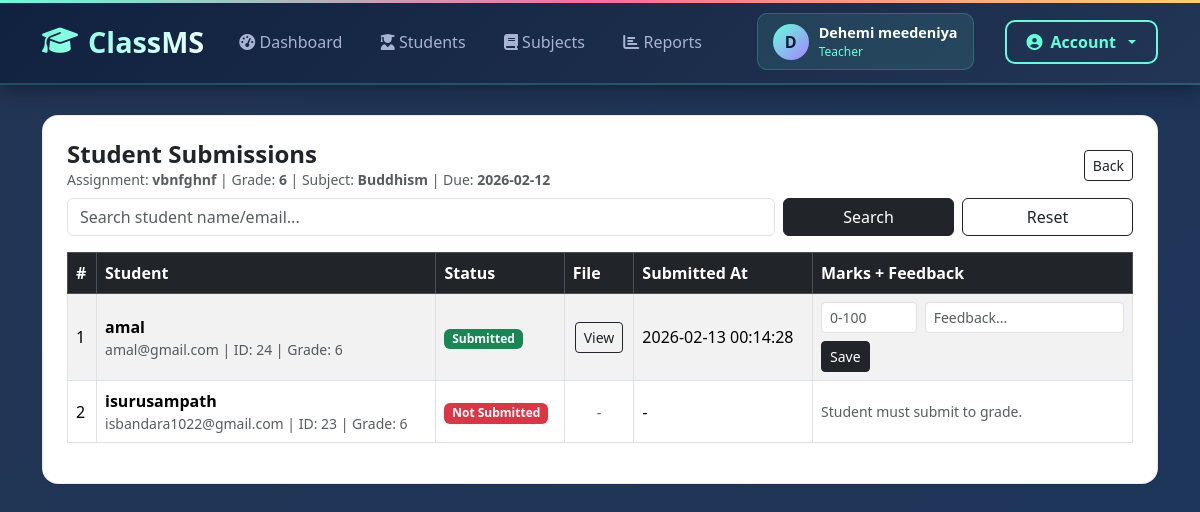
/teacher/submissions.php?assignment_id=5 (signed in), run on the app's committed database.
### tables this page shows
CREATE TABLE `assignments` (
  `id` int(10) UNSIGNED NOT NULL,
  `subject_id` int(10) UNSIGNED NOT NULL,
  `teacher_id` int(10) UNSIGNED NOT NULL,
  `title` varchar(200) NOT NULL,
  `description` text DEFAULT NULL,
  `due_date` date DEFAULT NULL,
  `created_at` timestamp NOT NULL DEFAULT current_timestamp()
);

CREATE TABLE `subjects` (
  `id` int(10) UNSIGNED NOT NULL,
  `name` varchar(120) NOT NULL,
  `grade` varchar(20) NOT NULL,
  `teacher_id` int(10) UNSIGNED NOT NULL,
  `status` enum('pending','approved','rejected') NOT NULL DEFAULT 'approved',
  `created_at` timestamp NOT NULL DEFAULT current_timestamp()
);

CREATE TABLE `users` (
  `id` int(10) UNSIGNED NOT NULL,
  `role` enum('admin','teacher','student') NOT NULL DEFAULT 'student',
  `full_name` varchar(120) NOT NULL,
  `email` varchar(160) NOT NULL,
  `phone` varchar(30) DEFAULT NULL,
  `password_hash` varchar(255) NOT NULL,
  `created_at` timestamp NOT NULL DEFAULT current_timestamp()
);

CREATE TABLE `student_profiles` (
  `user_id` int(10) UNSIGNED NOT NULL,
  `grade` varchar(20) NOT NULL,
  `address` varchar(255) DEFAULT NULL,
  `guardian_name` varchar(120) DEFAULT NULL,
  `guardian_phone` varchar(30) DEFAULT NULL,
  `dob` date DEFAULT NULL
);

CREATE TABLE `submissions` (
  `assignment_id` int(10) UNSIGNED NOT NULL,
  `student_id` int(10) UNSIGNED NOT NULL,
  `file_path` varchar(255) NOT NULL,
  `submitted_at` datetime NOT NULL DEFAULT current_timestamp(),
  `marks` int(11) DEFAULT NULL,
  `feedback` text DEFAULT NULL,
  `seen_by_student` tinyint(1) NOT NULL DEFAULT 0
);

### includes/auth.php (called while the page is built, shortened)
<?php
require_once __DIR__ . "/functions.php";
function current_user(){
  return $_SESSION['user'] ?? null;
}

### includes/functions.php (called while the page is built, shortened)
<?php
function e($s){ return htmlspecialchars($s ?? "", ENT_QUOTES, "UTF-8"); }

### teacher/submissions.php (the view, shortened to what this page needs)
<?php
require_once __DIR__ . "/../includes/auth.php";
$tid = (int) current_user()['id'];
$assignment_id = (int)($_GET['assignment_id'] ?? 0);
$a = $conn->prepare("
  SELECT a.*, s.grade, s.name subject_name
  FROM assignments a
  JOIN subjects s ON s.id=a.subject_id
  WHERE a.id=? AND a.teacher_id=?
  LIMIT 1
");
$a->bind_param("ii",$assignment_id,$tid);
$a->execute();
$as = $a->get_result()->fetch_assoc();
$grade = (string)$as['grade'];
$q = trim($_GET['q'] ?? '');
$sql = "
  SELECT
    u.id student_id, u.full_name, u.email,
    sp.grade AS profile_grade,
    sub.file_path, sub.submitted_at, sub.marks, sub.feedback
  FROM users u
  LEFT JOIN student_profiles sp ON sp.user_id=u.id
  LEFT JOIN submissions sub ON sub.student_id=u.id AND sub.assignment_id=?
  WHERE u.role='student'
    AND (sp.grade=?)
";
$params = [$assignment_id, $grade];
$types = "is";
$sql .= " ORDER BY u.full_name ASC";
$stmt = $conn->prepare($sql);
$stmt->bind_param($types, ...$params);
$stmt->execute();
$res = $stmt->get_result();
require_once __DIR__ . "/../includes/header.php";
?>
<div class="card card-soft p-4">
  <div class="d-flex justify-content-between align-items-center mb-2">
    <div>
      <h4 class="fw-bold mb-0">Student Submissions</h4>
      <div class="text-muted small">
        Assignment: <b><?= e($as['title']) ?></b> |
        Grade: <b><?= e($grade) ?></b> |
        Subject: <b><?= e($as['subject_name']) ?></b> |
        Due: <b><?= e($as['due_date']) ?></b>
      </div>
    </div>
    <a class="btn btn-outline-dark btn-sm" href="/classms/teacher/assignments.php">Back</a>
  </div>
  <form class="row g-2 mb-3" method="get">
    <div class="col-md-8">
      <input class="form-control" name="q" value="<?= e($q) ?>" placeholder="Search student name/email...">
    </div>
    <div class="col-md-4 d-flex gap-2">
      <button class="btn btn-dark w-100">Search</button>
      <a class="btn btn-outline-dark w-100" href="/classms/teacher/submissions.php?assignment_id=<?= $assignment_id ?>">Reset</a>
    </div>
  </form>
  <?php if($res->num_rows===0): ?>
    <div class="alert alert-info mb-0">No students found for Grade <?= e($grade) ?>.</div>
  <?php else: ?>
    <div class="table-responsive">
      <table class="table table-bordered table-striped align-middle">
        <thead class="table-dark">
          <tr>
            <th>#</th>
            <th>Student</th>
            <th>Status</th>
            <th>File</th>
            <th>Submitted At</th>
            <th style="width:320px;">Marks + Feedback</th>
          </tr>
        </thead>
        <tbody>
          <?php $i=1; while($r=$res->fetch_assoc()): ?>
            <tr>
              <td><?= $i++ ?></td>
              <td>
                <div class="fw-semibold"><?= e($r['full_name']) ?></div>
                <div class="small text-muted">
                  <?= e($r['email']) ?> | ID: <?= (int)$r['student_id'] ?> | Grade: <?= e($r['profile_grade'] ?? '-') ?>
                </div>
              </td>
              <td>
                <?php if($r['file_path']): ?>
                  <span class="badge text-bg-success">Submitted</span>
                <?php else: ?>
                  <span class="badge text-bg-danger">Not Submitted</span>
                <?php endif; ?>
              </td>
              <td class="text-center">
                <?php if($r['file_path']): ?>
                  <a class="btn btn-sm btn-outline-dark" target="_blank" href="<?= e($r['file_path']) ?>">View</a>
                <?php else: ?>
                  <span class="text-muted small">-</span>
                <?php endif; ?>
              </td>
              <td><?= e($r['submitted_at'] ?? '-') ?></td>
              <td>
                <?php if(!$r['file_path']): ?>
                  <div class="text-muted small">Student must submit to grade.</div>
                <?php else: ?>
                  <form method="post" class="row g-2">
                    <div class="col-4">
                      <input class="form-control form-control-sm" name="marks"
                             value="<?= e($r['marks'] ?? '') ?>" placeholder="0-100">
                    </div>
                    <div class="col-8">
                      <input class="form-control form-control-sm" name="feedback"
                             value="<?= e($r['feedback'] ?? '') ?>" placeholder="Feedback...">
                    </div>
                    <div class="col-12">
                      <button class="btn btn-sm btn-dark" name="save_grade">Save</button>
                    </div>
                  </form>
                <?php endif; ?>
              </td>
            </tr>
          <?php endwhile; ?>
        </tbody>
      </table>
    </div>
  <?php endif; ?>
</div>
<?php require_once __DIR__ . "/../includes/footer.php"; ?>

### assets/css/style.css (style rules this page uses)
:root { --primary: #4f46e5; --primary-hover: #4338ca; --bg-main: #f8fafc; --surface: #ffffff; --text-dark: #0f172a; --text-muted: #64748b; --border: #e2e8f0; --radius: 0.5rem; --shadow: 0 1px 3px 0 rgb(0 0 0 / 0.1), 0 1px 2px -1px rgb(0 0 0 / 0.1); }
* { box-sizing: border-box; margin: 0; padding: 0; }
body { font-family: -apple-system, BlinkMacSystemFont, "Segoe UI", Roboto, Oxygen, Ubuntu, Cantarell, sans-serif; background-color: var(--bg-main); color: var(--text-dark); line-height: 1.5; }
.card { background: var(--surface); border: 1px solid var(--border); border-radius: var(--radius); padding: 1.5rem; box-shadow: var(--shadow); margin-bottom: 1.5rem; }
.btn { display: inline-flex; align-items: center; justify-content: center; padding: 0.5rem 1rem; font-weight: 500; border-radius: var(--radius); border: none; cursor: pointer; background-color: var(--primary); color: #fff; transition: background-color 0.2s; }
table { width: 100%; border-collapse: collapse; text-align: left; }
th, td { padding: 0.75rem 1rem; border-bottom: 1px solid var(--border); }
th { background-color: #f1f5f9; font-weight: 600; color: var(--text-muted); }

### includes/header.php (style rules this page uses)
:root { --dark-blue: #0a192f; --medium-blue: #112240; --light-blue: #233554; --accent-blue: #64ffda; --accent-pink: #ff6b9d; --accent-gold: #ffd166; --accent-purple: #a882ff; --accent-green: #4cd964; --accent-red: #ff4757; --text-white: #ffffff; --text-light: #e6f1ff; --text-muted: #a8b2d1; --card-shadow: 0 10px 30px -15px rgba(2, 12, 27, 0.7); }
body { background: linear-gradient(135deg, #0a192f 0%, #112240 50%, #233554 100%); color: var(--text-white); font-family: 'Segoe UI', Tahoma, Geneva, Verdana, sans-serif; min-height: 100vh; }

### teacher/submissions.php (style rules this page uses)
.card-soft { border:1px solid rgba(0,0,0,.08);border-radius:16px; }

### data on the page
assignments: title "vbnfghnf", subject.grade "6", subject.name "Buddhism", due_date "2026-02-12"
users: full_name "amal", email "amal@gmail.com", id "24", student_profiles.grade "6", shows "Submitted", submissions.submitted_at "2026-02-13 00:14:28"
student_profiles: user_id.full_name "isurusampath", user_id.email "isbandara1022@gmail.com", user_id "23", grade "6", shows "Not Submitted", submitted_at "-", shows "Student must submit to grade."

### other printed values
substr(current_user()['full_name'], 0, 1) "D"
current_user()['full_name'] "Dehemi meedeniya"
current_user()['role'] "Teacher"
